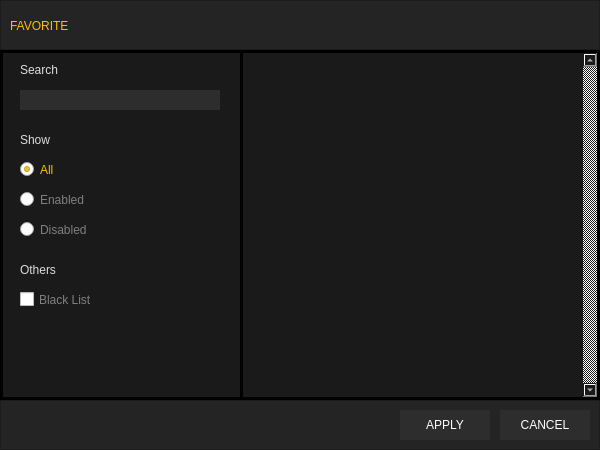
<?xml version="1.0" encoding="UTF-8"?>
<ui version="4.0">
 <class>Dialog</class>
 <widget class="QDialog" name="Dialog">
  <property name="geometry">
   <rect>
    <x>0</x>
    <y>0</y>
    <width>600</width>
    <height>450</height>
   </rect>
  </property>
  <property name="minimumSize">
   <size>
    <width>600</width>
    <height>450</height>
   </size>
  </property>
  <property name="maximumSize">
   <size>
    <width>600</width>
    <height>450</height>
   </size>
  </property>
  <property name="windowTitle">
   <string>Dialog</string>
  </property>
  <property name="styleSheet">
   <string notr="true">background-color: #1a1a1a;
color: #ffffff;
font: 9pt &quot;Lato Black&quot;</string>
  </property>
  <widget class="QFrame" name="frame_2">
   <property name="geometry">
    <rect>
     <x>0</x>
     <y>400</y>
     <width>600</width>
     <height>50</height>
    </rect>
   </property>
   <property name="styleSheet">
    <string notr="true">background:#242424</string>
   </property>
   <property name="frameShape">
    <enum>QFrame::StyledPanel</enum>
   </property>
   <property name="frameShadow">
    <enum>QFrame::Raised</enum>
   </property>
   <widget class="QPushButton" name="cancel_button">
    <property name="geometry">
     <rect>
      <x>500</x>
      <y>10</y>
      <width>90</width>
      <height>30</height>
     </rect>
    </property>
    <property name="styleSheet">
     <string notr="true">background:#2d2d2d;
border:none;</string>
    </property>
    <property name="text">
     <string>CANCEL</string>
    </property>
   </widget>
   <widget class="QPushButton" name="apply_button">
    <property name="geometry">
     <rect>
      <x>400</x>
      <y>10</y>
      <width>90</width>
      <height>30</height>
     </rect>
    </property>
    <property name="styleSheet">
     <string notr="true">background:#2d2d2d;
border:none;</string>
    </property>
    <property name="text">
     <string>APPLY</string>
    </property>
   </widget>
  </widget>
  <widget class="QFrame" name="title_bar">
   <property name="geometry">
    <rect>
     <x>0</x>
     <y>0</y>
     <width>600</width>
     <height>50</height>
    </rect>
   </property>
   <property name="font">
    <font>
     <family>Lato Black</family>
     <pointsize>9</pointsize>
     <weight>50</weight>
     <italic>false</italic>
     <bold>false</bold>
    </font>
   </property>
   <property name="styleSheet">
    <string notr="true">background:#242424</string>
   </property>
   <property name="frameShape">
    <enum>QFrame::StyledPanel</enum>
   </property>
   <property name="frameShadow">
    <enum>QFrame::Raised</enum>
   </property>
   <widget class="QLabel" name="label">
    <property name="geometry">
     <rect>
      <x>10</x>
      <y>10</y>
      <width>161</width>
      <height>31</height>
     </rect>
    </property>
    <property name="styleSheet">
     <string notr="true">color: #ffbe00;
font: 14pt &quot;Lato&quot;;</string>
    </property>
    <property name="text">
     <string>FAVORITE</string>
    </property>
   </widget>
  </widget>
  <widget class="QFrame" name="frame_3">
   <property name="geometry">
    <rect>
     <x>0</x>
     <y>50</y>
     <width>600</width>
     <height>350</height>
    </rect>
   </property>
   <property name="styleSheet">
    <string notr="true">QWidget{
	font: 9pt &quot;Lato&quot;
}
QFrame{
	background:transparent;
	border: 3px solid #000000;
}
QCheckBox{
	background: none;
	color: #7f7f7f;
	font: bold 9pt &quot;Lato&quot;
}
QCheckBox:Checked{
	color: #ffbe00;
}
QRadioButton{
	background: none;
	color: #7f7f7f;
	font: bold 9pt &quot;Lato&quot;
}
QRadioButton:Checked{
	color: #ffbe00;
}
QLabel{
	border: none;
	font: 11pt &quot;Lato&quot;;
	color: #dddddd;
}</string>
   </property>
   <property name="frameShape">
    <enum>QFrame::StyledPanel</enum>
   </property>
   <property name="frameShadow">
    <enum>QFrame::Raised</enum>
   </property>
   <widget class="QScrollArea" name="favorArea">
    <property name="geometry">
     <rect>
      <x>240</x>
      <y>0</y>
      <width>360</width>
      <height>350</height>
     </rect>
    </property>
    <property name="styleSheet">
     <string notr="true">QScrollArea{
	background: transparent;
	border: 3px solid #000000;
}
QScrollBar{
	width: 10px;
	background: #252525;
	border:none;
	margin: 0px 0px 0px 0px;
}
QScrollBar::handle{
	background: #1a1a1a;
}
QScrollBar::add-line, QScrollBar::sub-line{
	border:none;
	background: none;
}
QScrollBar::add-page, QScrollBar::sub-page{
	border:none;
	background: none;
}</string>
    </property>
    <property name="verticalScrollBarPolicy">
     <enum>Qt::ScrollBarAlwaysOn</enum>
    </property>
    <property name="horizontalScrollBarPolicy">
     <enum>Qt::ScrollBarAlwaysOff</enum>
    </property>
    <property name="widgetResizable">
     <bool>true</bool>
    </property>
    <widget class="QWidget" name="favor_list">
     <property name="geometry">
      <rect>
       <x>0</x>
       <y>0</y>
       <width>333</width>
       <height>344</height>
      </rect>
     </property>
    </widget>
   </widget>
   <widget class="QLineEdit" name="favor_search">
    <property name="geometry">
     <rect>
      <x>20</x>
      <y>40</y>
      <width>200</width>
      <height>20</height>
     </rect>
    </property>
    <property name="styleSheet">
     <string notr="true">QLineEdit{
	background: #2d2d2d;
	border: none;
	color: #ffffff;
}</string>
    </property>
    <property name="maxLength">
     <number>100</number>
    </property>
   </widget>
   <widget class="QRadioButton" name="favor_ena">
    <property name="geometry">
     <rect>
      <x>20</x>
      <y>140</y>
      <width>96</width>
      <height>19</height>
     </rect>
    </property>
    <property name="text">
     <string>Enabled</string>
    </property>
   </widget>
   <widget class="QRadioButton" name="favor_dis">
    <property name="geometry">
     <rect>
      <x>20</x>
      <y>170</y>
      <width>96</width>
      <height>19</height>
     </rect>
    </property>
    <property name="text">
     <string>Disabled</string>
    </property>
   </widget>
   <widget class="QCheckBox" name="favor_black">
    <property name="geometry">
     <rect>
      <x>20</x>
      <y>240</y>
      <width>101</width>
      <height>19</height>
     </rect>
    </property>
    <property name="text">
     <string>Black List</string>
    </property>
   </widget>
   <widget class="QRadioButton" name="favor_all">
    <property name="geometry">
     <rect>
      <x>20</x>
      <y>110</y>
      <width>96</width>
      <height>19</height>
     </rect>
    </property>
    <property name="text">
     <string>All</string>
    </property>
    <property name="checked">
     <bool>true</bool>
    </property>
   </widget>
   <widget class="QLabel" name="label_2">
    <property name="geometry">
     <rect>
      <x>20</x>
      <y>10</y>
      <width>71</width>
      <height>20</height>
     </rect>
    </property>
    <property name="text">
     <string>Search</string>
    </property>
   </widget>
   <widget class="QLabel" name="label_3">
    <property name="geometry">
     <rect>
      <x>20</x>
      <y>80</y>
      <width>51</width>
      <height>20</height>
     </rect>
    </property>
    <property name="text">
     <string>Show</string>
    </property>
   </widget>
   <widget class="QLabel" name="label_4">
    <property name="geometry">
     <rect>
      <x>20</x>
      <y>210</y>
      <width>61</width>
      <height>20</height>
     </rect>
    </property>
    <property name="text">
     <string>Others</string>
    </property>
   </widget>
  </widget>
 </widget>
 <resources/>
 <connections/>
</ui>
